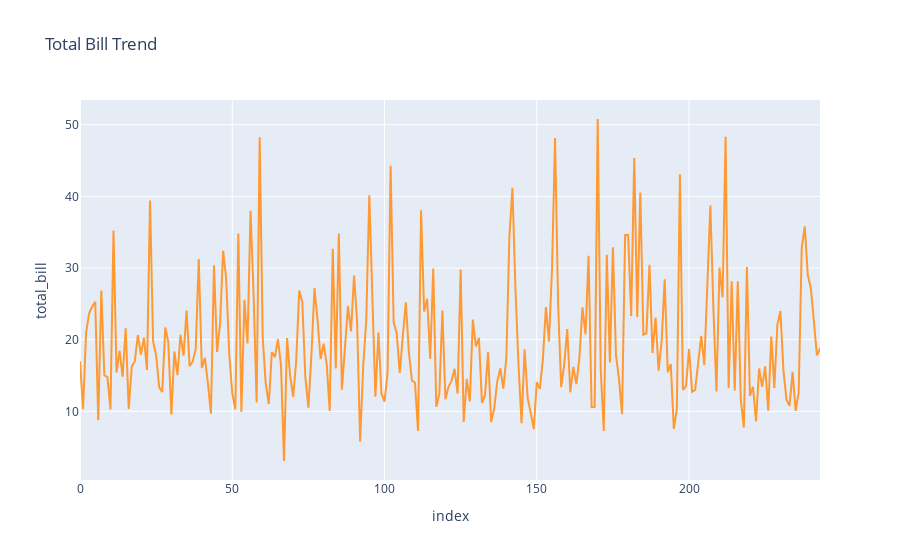

Notebook code for this chart:
### Code cell
import plotly.express as px

fig = px.line(tips, y='total_bill', title='Total Bill Trend')
fig.update_traces(line=dict(color='rgba(255, 153, 51, 1.0)'))
fig.show()

### Figure 1 — Plotly figure (JSON) as saved in the notebook; plotly's stock layout.template omitted (floating-point values rounded to 4 significant figures; data arrays with more than 128 entries replaced by an {"elided": "..."} marker saying what was removed)
{"data": [{"hovertemplate": "index=%{x}<br>total_bill=%{y}<extra></extra>", "legendgroup": "", "line": {"color": "rgba(255, 153, 51, 1.0)", "dash": "solid"}, "marker": {"symbol": "circle"}, "mode": "lines", "name": "", "orientation": "v", "showlegend": false, "type": "scatter", "x": {"elided": "244 int values"}, "xaxis": "x", "y": {"elided": "244 float values"}, "yaxis": "y"}], "layout": {"legend": {"tracegroupgap": 0}, "title": {"text": "Total Bill Trend"}, "xaxis": {"anchor": "y", "domain": [0, 1], "title": {"text": "index"}}, "yaxis": {"anchor": "x", "domain": [0, 1], "title": {"text": "total_bill"}}}}
